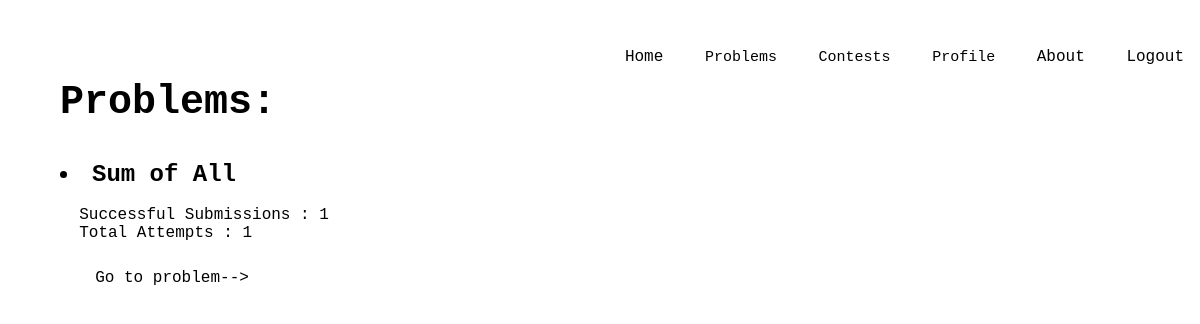
Page /dashboard/problems/ (signed in) on the earlier database version.
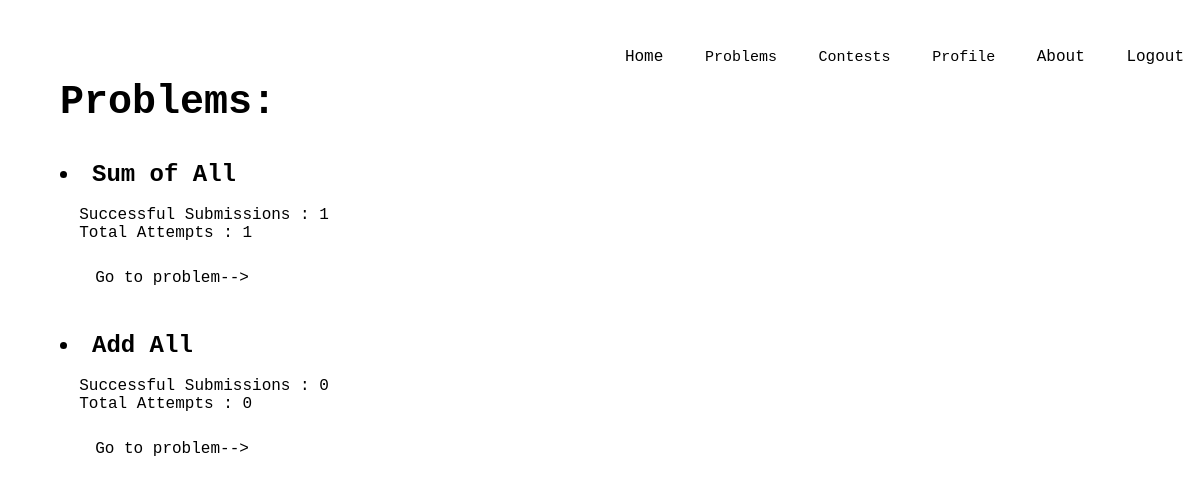
Same page on the later database version.
### problems/models.py (models this page shows)
class Question(models.Model):
    problemCode = models.CharField(max_length=50)
    problemName = models.CharField(max_length=100)
    problemStatement = models.TextField()
    timeLimit = models.FloatField()
    memoryLimit = models.IntegerField()
    marking = models.IntegerField()
    access = models.IntegerField()
    creator = models.CharField(max_length=20)
    editorialist = models.CharField(max_length=20)
    totalAttempts = models.IntegerField()
    successfulAttempts = models.IntegerField()

### problems/views.py (the view)
# urls.py: path('problems/',problemsView,name='problems'),
@login_required
def problemsView(request):
    questions = Question.objects.all()
    all_questions = []
    for ques in questions:
        if ques.access == 1 or ques.creator == request.user.username:
            all_questions.append(ques)
    return render(request,'problems.html',{'all_problems':all_questions})

### templates/problems.html (shortened to what this page needs)
<head>
        <link rel="stylesheet" type="text/css"  href="../../static/css/problems.css">
    </head>
    <body>
        <header>
            <div class="main">
                <ul>
                    <li><a href="/dashboard">Home</a></li>
                    <div class="dropdown">
                        <button class="dropbtn">Problems</button>
                    </div>
                    <div class="dropdown">
                        <button class="dropbtn">Contests</button>
                    </div>
                    <div class="dropdown">
                        <button class="dropbtn">Profile</button>
                    </div>
                    <li><a href="/about/">About</a></li>
                    <li><a href="/logout/">Logout</a></li>
                </ul>
            </div>
            <div class ="title">
                <h1> Problems: </h1> <br> <br>
                {% for problem in all_problems %}
                    <h2><li>  {{ problem.problemName }} </h2><br> <p> &nbsp Successful Submissions : {{ problem.successfulAttempts }}  <br>     &nbsp   Total Attempts : {{ problem.totalAttempts }} </p>
                    <br> &nbsp
                    <form action="/dashboard/problems/{{ problem.id }}/"
                        style="display: inline;"
                        method="post">
                        <input type="submit" value="Go to problem-->"/>
                        <br> <br> <br>
                    </form>
                {% endfor %}
            </div>
        </header>
    </body>

### static/css/problems.css (style rules this page uses)
* { margin: 0; padding: 0; font-family: Courier New; }
header { background-color= white; background-size: cover; background-position: center; }
ul { float: right; list-style-type: none; margin-top: 40px; }
ul li { display: inline-block; }
ul li a { text-decoration: none; color: #000; padding: 8px 15px; border: 1px solid transparent; transition: 0.6s ease; }
.main { max-width: 1800px; margin: auto; }
.title { position: absolute; top: 10%; left: 5%; transform: translate (-50%, -50%); }
.title h1 { color: #000; font-size: 40px; }

### templates/problems.html (style rules this page uses)
input[type=submit] { background-color: white; color: black; padding: 8px 15px; text-align: center; text-decoration: none; display: inline-block; font-size: 16px; cursor: pointer; border: 1px solid transparent; transition: 0.6s ease; }
.dropbtn { text-decoration: none; color: #000; font-size: 15px; padding: 8px 15px; border: 1px solid transparent; transition: 0.6s ease; background-color: white; }
.dropdown { position: relative; display: inline-block; }

Differences in the rows shown:
added Question: problemName "Add All", successfulAttempts "0", totalAttempts "0"
